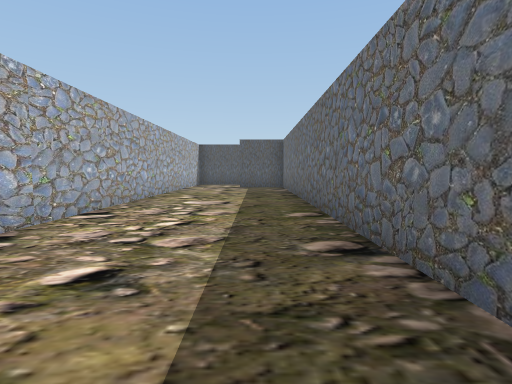
[1] (above)

22 first-person views from a walk through a scene from a Unity 3-D project. The camera is 1.4 m above the floor, tilts 4° down and sees 80° across. The floor is counted in squares, 2 m on a side. Each view is taken from the middle of a square. On the plan, view 1 faces up. The plan holds only what a view shows up to about 10 squares ahead; the rest is blank. The player is left out.

[2]
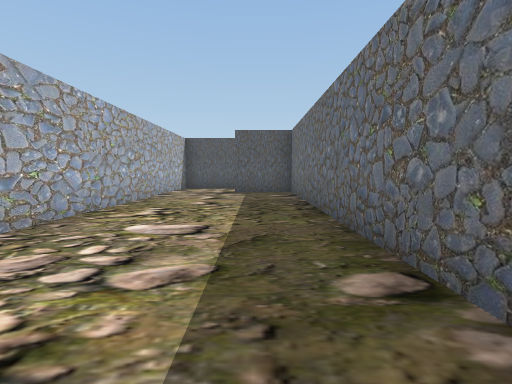

[3]
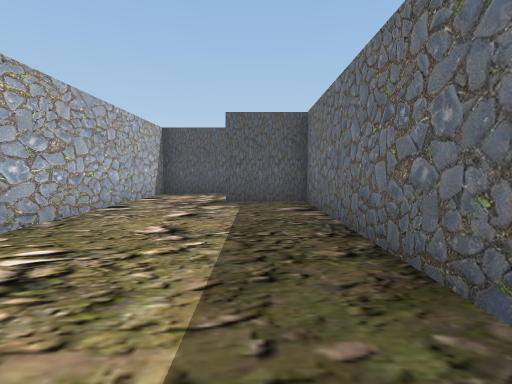

[4]
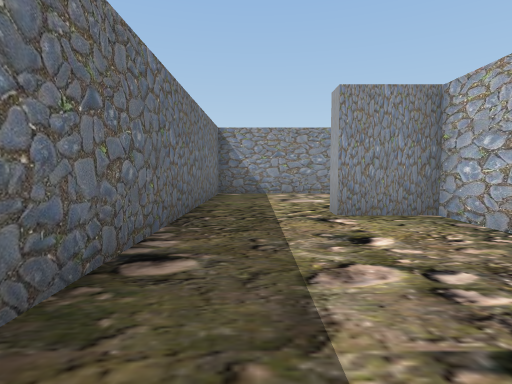

[5]
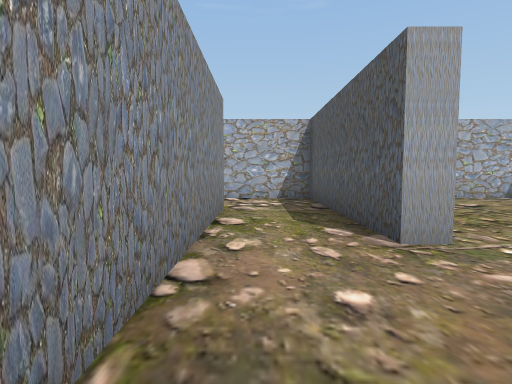

[6]
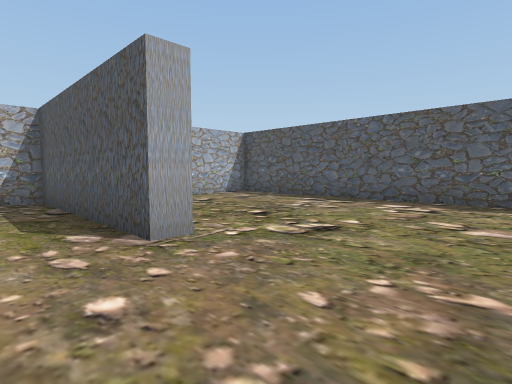

[7]
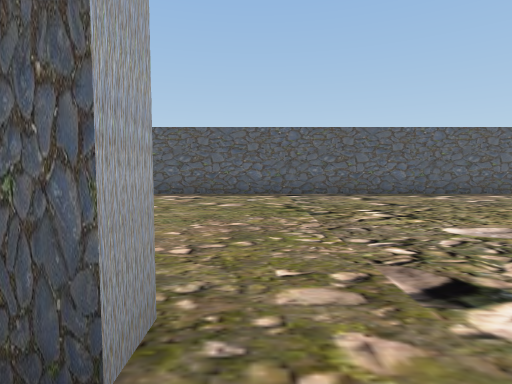

[8]
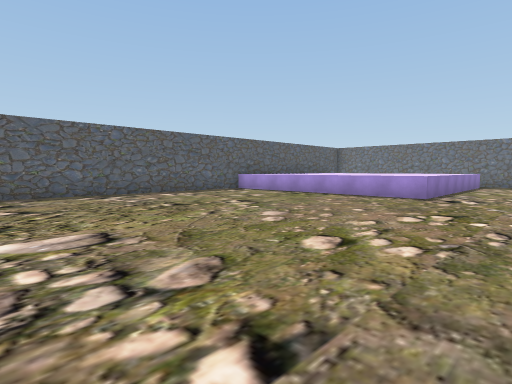

[9]
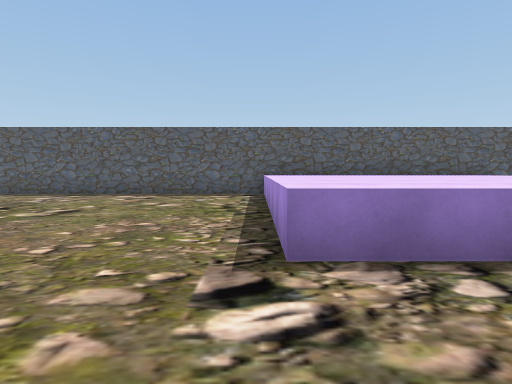

[10]
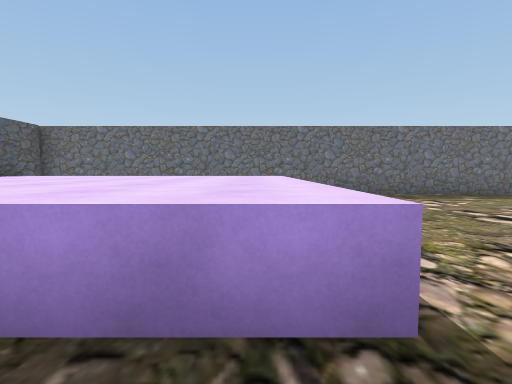

[11]
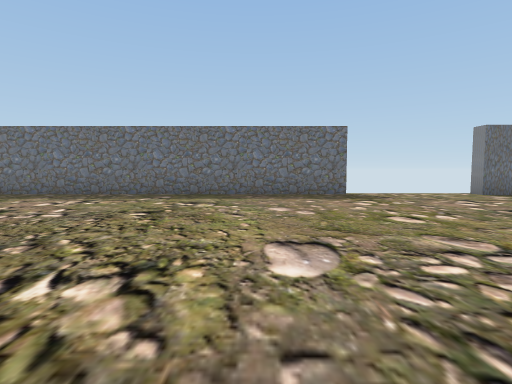

[12]
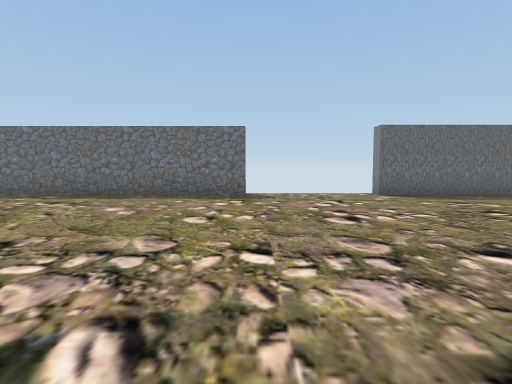

[13]
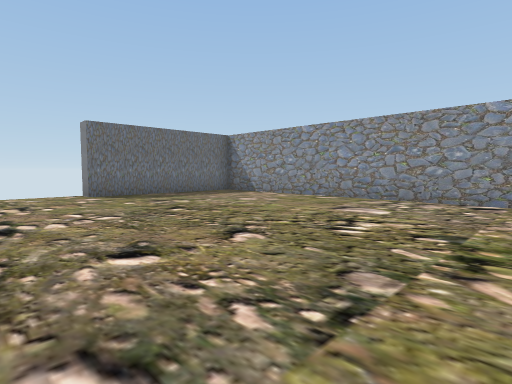

[14]
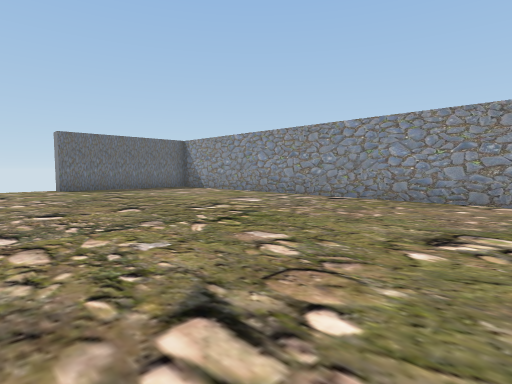

[15]
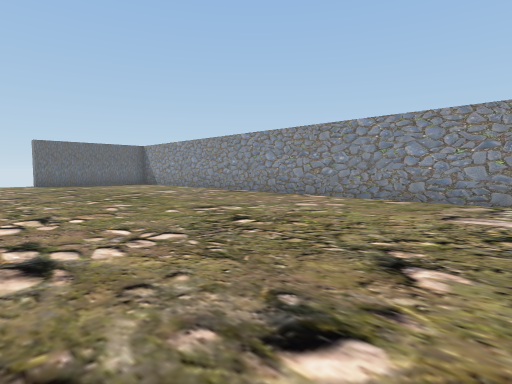

[16]
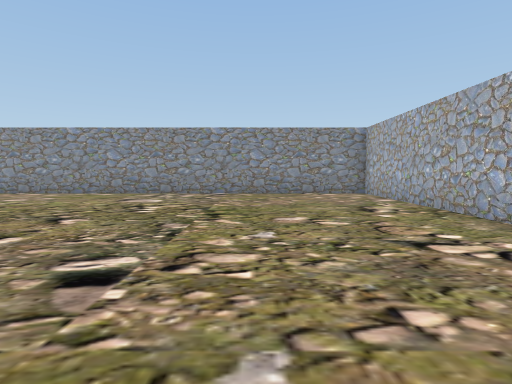

[17]
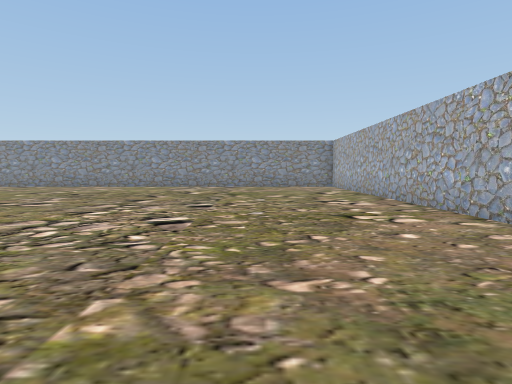

[18]
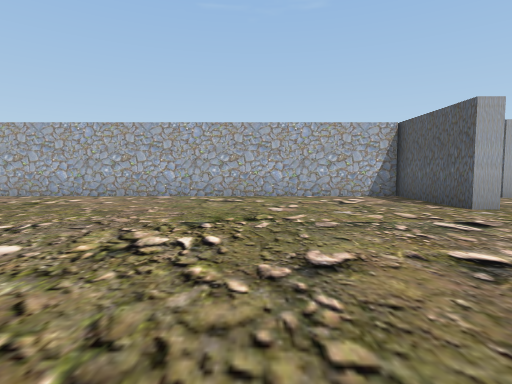

[19]
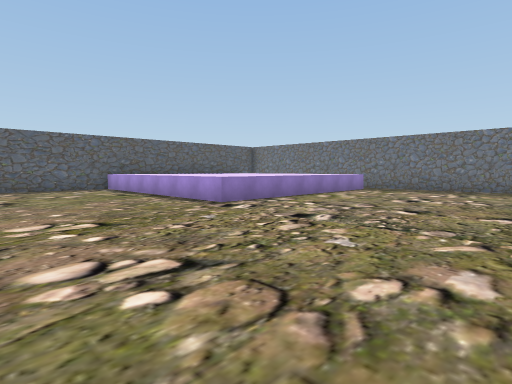

[20]
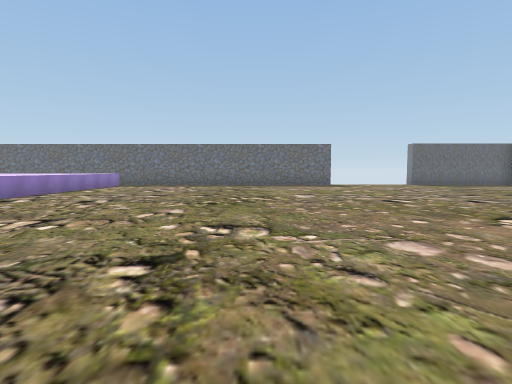

[21]
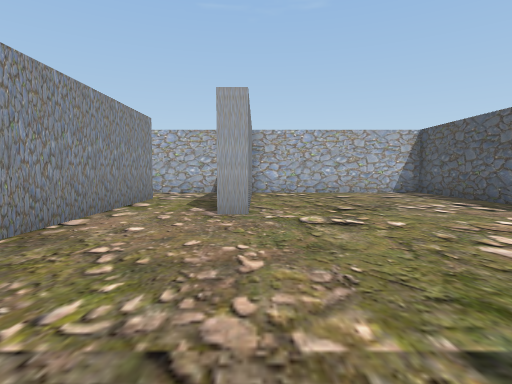

[22]
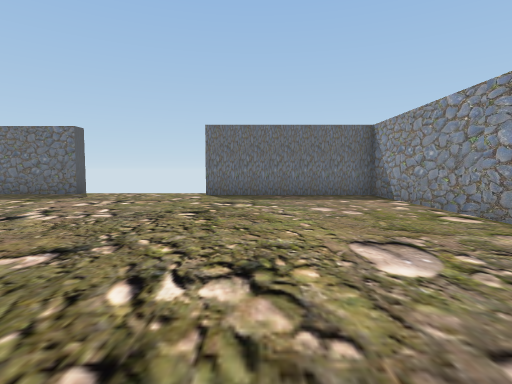

### Floor plan
Key: @ floor where view 1 was taken; # wall or solid block; . floor; ^ raised ledge.
Columns run from 3 left of view 1 to 24 right of it. Each row starts with its distance up from view 1.
 22 ###################
 21 #..................^^^^^^^#
 20 #..................    ^^ #
 19 #..................^^^^^^ #
 18 #..................^^^^^^ #
 17 #..................^^^^^^ #
 16 ######.............^^^^^^ #
 15 #..................^^^^^^ #
 14 #.........................#
 13 #..#####..................#
 12 #...#.....................#
 11 #...#.......  ............#
 10 #...#.....................#
  9 #...#.....................#
  8 #...#.....................#
  7 #...#.....................#
  6 #...#.....................#
  5 #...#........ ............##
  4 #...#........  ............
  3 #...#......................
  2 #...#......................
  1 #...#......................
  0 ##.@#.....................#
 -1   ..#.....................#
 -2  ...#.....................#
 -3  ...#.....................#
 -4  ...#.....................#
 -5  ##########################

Where each view was taken, in squares from view 1:
view 1: 0 up, 0 right, facing up
view 2: 3 up, 0 right, facing up
view 3: 6 up, 0 right, facing up
view 4: 5 up, 0 right, facing down
view 5: 14 up, 5 right, facing left
view 6: 14 up, 5 right, facing up-left
view 7: 12 up, 5 right, facing up
view 8: 12 up, 7 right, facing up-right
view 9: 12 up, 15 right, facing up
view 10: 15 up, 14 right, facing right
view 11: 7 up, 14 right, facing right
view 12: 4 up, 14 right, facing right
view 13: 3 up, 14 right, facing down-right
view 14: 3 up, 11 right, facing down-right
view 15: 3 up, 7 right, facing down-right
view 16: 5 up, 5 right, facing down
view 17: 9 up, 5 right, facing down
view 18: 9 up, 10 right, facing left
view 19: 9 up, 11 right, facing up-right
view 20: 8 up, 8 right, facing right
view 21: 16 up, 7 right, facing left
view 22: 1 down, 14 right, facing right
